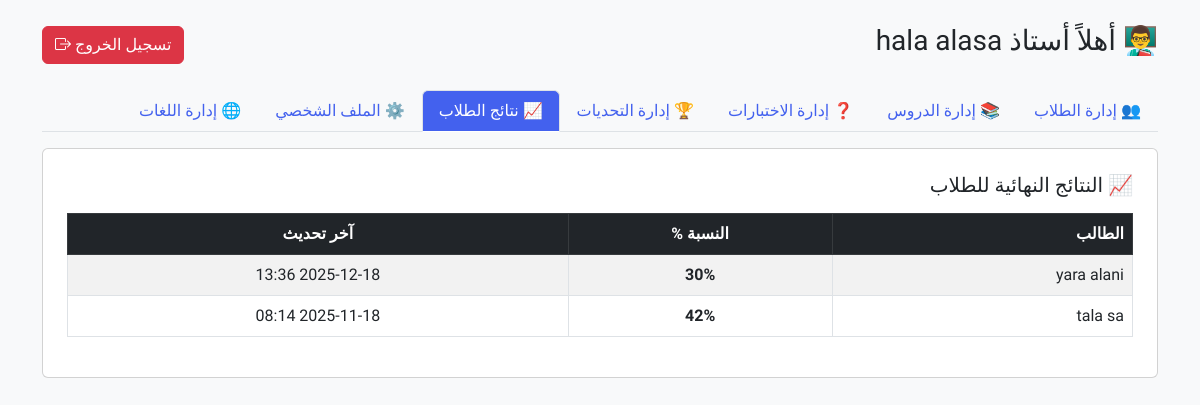
The app's page /teacher_dashboard.php?section=results (signed in) with its own data.
### tables this page shows
CREATE TABLE `student_final_results` (
  `id` int NOT NULL,
  `student_id` int NOT NULL,
  `percentage` decimal(5,2) NOT NULL DEFAULT '0.00',
  `updated_at` timestamp NOT NULL DEFAULT CURRENT_TIMESTAMP ON UPDATE CURRENT_TIMESTAMP
);

CREATE TABLE `users` (
  `id` int NOT NULL,
  `name` varchar(100) NOT NULL,
  `email` varchar(100) NOT NULL,
  `password` varchar(255) NOT NULL,
  `role` enum('student','teacher','admin') NOT NULL DEFAULT 'student',
  `status` enum('pending','approved','rejected') DEFAULT 'pending',
  `profile_image` varchar(255) DEFAULT NULL,
  `created_at` timestamp NOT NULL DEFAULT CURRENT_TIMESTAMP,
  `level` enum('none','beginner','intermediate','advanced') DEFAULT 'none'
);

### teacher_sections/results.php (the view, shortened to what this page needs)
<?php
$conn = new mysqli("localhost", "root", "", "learning_platform");
$tableExists = $conn->query("SHOW TABLES LIKE 'student_final_results'");
if ($tableExists && $tableExists->num_rows > 0) {
    $sql = "
        SELECT sfr.student_id, u.name AS student_name, sfr.percentage, sfr.updated_at
        FROM student_final_results sfr
        INNER JOIN users u ON u.id = sfr.student_id
        ORDER BY sfr.updated_at DESC
    ";
    $results = $conn->query($sql);
} else {
    $results = false;
}
?>
<div class="card p-4">
    <h5 class="mb-3">📈 النتائج النهائية للطلاب</h5>
    <?php if ($results && $results->num_rows > 0): ?>
        <div class="table-responsive">
            <table class="table table-bordered table-striped align-middle">
                <thead class="table-dark">
                    <tr>
                        <th>الطالب</th>
                        <th class="text-center">النسبة %</th>
                        <th class="text-center">آخر تحديث</th>
                    </tr>
                </thead>
                <tbody>
                <?php while ($row = $results->fetch_assoc()):
                    $percentage = isset($row['percentage']) ? round($row['percentage']) : 0;
                ?>
                    <tr>
                        <td><?= htmlspecialchars($row['student_name']) ?></td>
                        <td class="text-center">
                            <strong><?= $percentage ?>%</strong>
                        </td>
                        <td class="text-center"><?= isset($row['updated_at']) ? date('Y-m-d H:i', strtotime($row['updated_at'])) : '-' ?></td>
                    </tr>
                <?php endwhile; ?>
                </tbody>
            </table>
        </div>
    <?php else: ?>
        <div class="alert alert-info mb-0">
            لا توجد نتائج طلاب حتى الآن أو أن جدول النتائج النهائية غير موجود.
        </div>
    <?php endif; ?>
</div>

### teacher_dashboard.php (style rules this page uses)
body { font-family: 'Tajawal', sans-serif; background-color: #f4f6f9; }
body { font-family: 'Tajawal', sans-serif; background: #f8f9fa; }

### records on screen
student_final_results: users.name "yara alani", percentage "30", updated_at "2025-12-18 13:36"
student_final_results: users.name "tala sa", percentage "42", updated_at "2025-11-18 08:14"

### other values on screen
$name "hala alasa"
